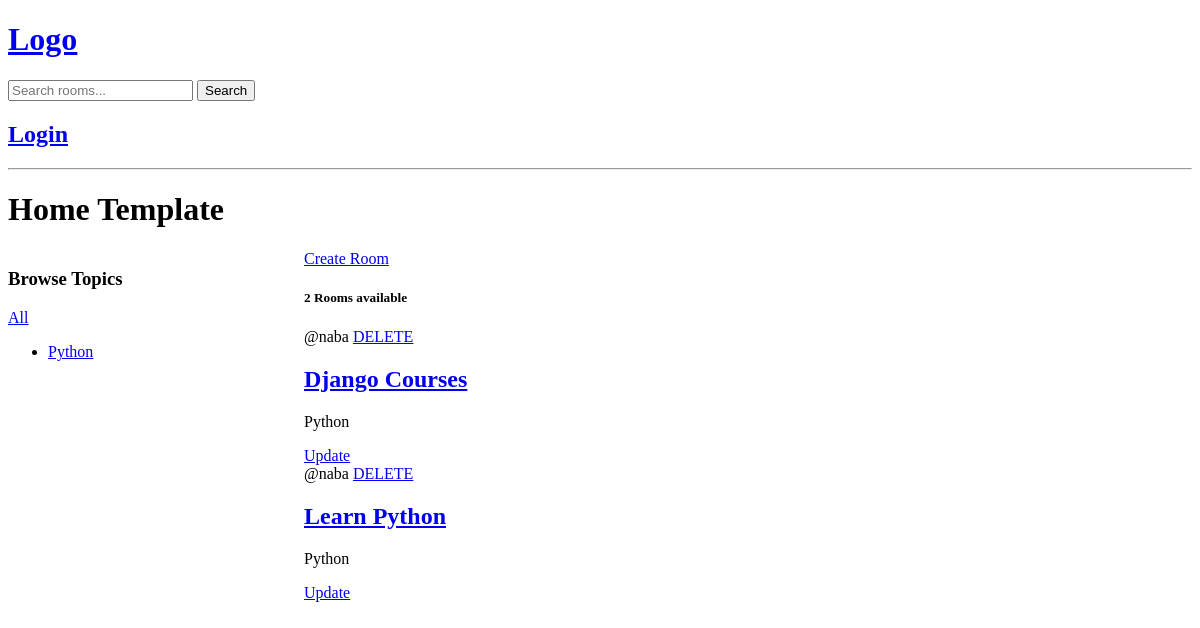
The app's page /, older data.
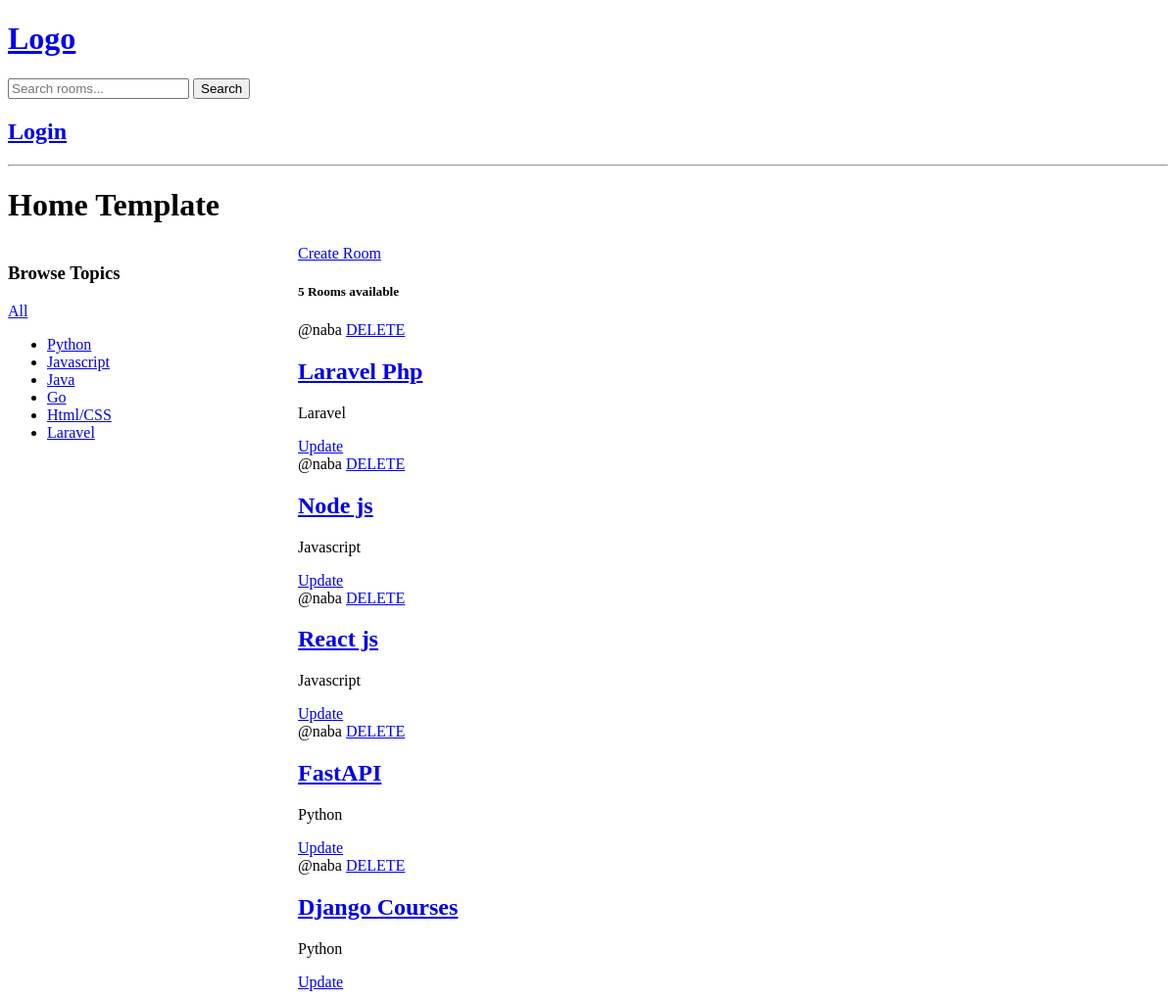
The same page, newer data.
### base/models.py (models this page shows, shortened)
class Topic(models.Model):
    name = models.CharField(max_length=200)

class Room(models.Model):
    user = models.ForeignKey(User, on_delete=models.SET_NULL, null=True)
    topic = models.ForeignKey(Topic, on_delete=models.SET_NULL, null=True)
    name = models.CharField(max_length=128)
    description = models.TextField(null=True, blank=True)
    updated = models.DateTimeField(auto_now=True)
    created = models.DateTimeField(auto_now_add=True)
    class Meta:
        ordering = ['-updated','created']

### base/views.py (the view)
# urls.py: path('', views.home, name='home'),
def home(request):
    q = request.GET.get('q') if request.GET.get('q') != None else ''
    rooms = Room.objects.filter(
        Q(topic__name__icontains=q) |
        Q(name__icontains=q) |
        Q(description__icontains=q)
        )
    topics = Topic.objects.all()
    rooms_count = rooms.count()
    context = {'rooms' : rooms,
     'topics' : topics,
     'rooms_count' : rooms_count}
    return render(request, 'base/home.html', context)

### base/templates/base/home.html (shortened to what this page needs)
{% extends 'main.html' %}
{% block content %}
<h1>Home Template</h1>
<div class="home-container">
    <div>
        <h3>Browse Topics</h3>
        <div>
         <a href="{% url 'home' %}">All</a>
        </div>
        <ul>
            {% for topic in topics %}
                <li><a href="{% url 'home' %}?q={{topic.name}}">{{ topic.name }}</a></li>
            {% endfor %}
        </ul>
    </div>
    <div>
    <a href="{% url 'create_room' %}">Create Room</a>
    <div>
        <h5>{{ rooms_count }} Rooms available</h5>
        {% for room in rooms %}
        <div>
            <span>@{{ room.user.username }}</span>
            <a href="{% url 'delete_room' room.id %}">DELETE</a>
            <a href="{% url 'room' room.id %}">
                <h2>{{ room.name }}</h2>
            </a>
            <p>{{ room.topic.name }}</p>
            <a href="{% url 'update_room' room.id %}" >Update</a>
        </div>
        {% endfor %}
    </div>
    </div>
</div>
{% endblock content %}

### templates/main.html (shortened to what this page needs)
<!DOCTYPE html>
<html lang="en">
<head>
</head>
<body>
    {% include 'navbar.html' %}
    {% block content %}
    {% endblock %}
</body>
</html>

### templates/navbar.html
<a href="/">
    <h1>Logo</h1>
</a>
<form method="GET" action="{% url 'home' %}">
    <input type="text" name="q" placeholder="Search rooms...">
    <button type="submit">Search</button>
</form>
{% if request.user.is_authenticated %}
<a href="{% url 'logout' %}">
    <h2>Logout</h2>
</a>
{% else %}
<a href="{% url 'login' %}">
    <h2>Login</h2>
</a>
{% endif %}
<hr>

### base/templates/base/home.html (style rules this page uses)
.home-container { display: grid; grid-template-columns: 1fr 3fr; }

Row changes from the older to the newer data that the page shows:
removed Room: user.username "naba", name "Learn Python", topic.name "Python"
added Topic: name "Javascript"
added Topic: name "Java"
added Topic: name "Go"
added Topic: name "Html/CSS"
added Topic: name "Laravel"
added Room: user.username "naba", name "Laravel Php", topic.name "Laravel"
added Room: user.username "naba", name "Node js", topic.name "Javascript"
added Room: user.username "naba", name "React js", topic.name "Javascript"
added Room: user.username "naba", name "FastAPI", topic.name "Python"
Text that changed along with them:
{{ rooms_count }}: "2" → "5"
